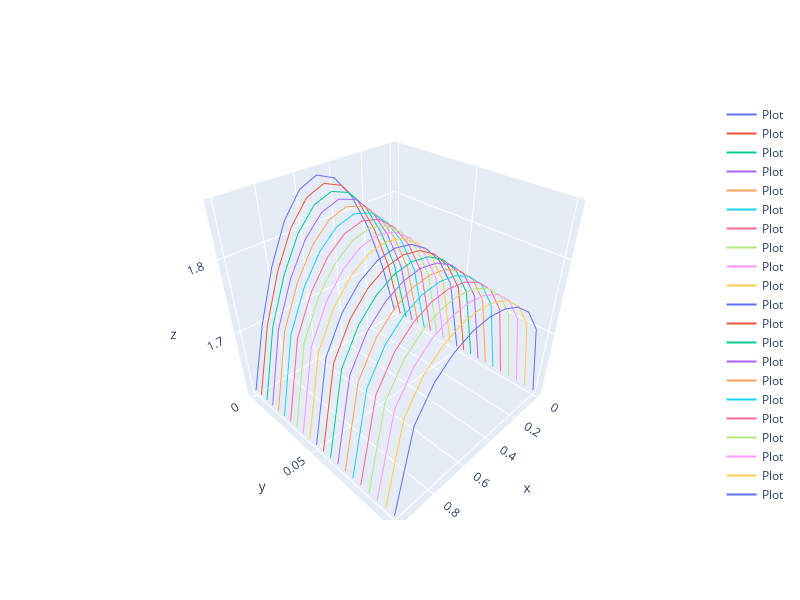

Here is the notebook cell this chart was saved with:
### Code cell
layout = go.Layout(autosize=False, width=800, height=600)

fig = go.Figure(layout=layout)

traces = []

for i in range(0, len(t)):   
    tmp = np.full((1, len(t)),t[i])
    tmp1 = Y[:, i]
    traces.append(go.Scatter3d(x=x, y=tmp[0], z=tmp1, mode="lines", name="Plot"))

fig.add_traces( traces )
fig.show()
